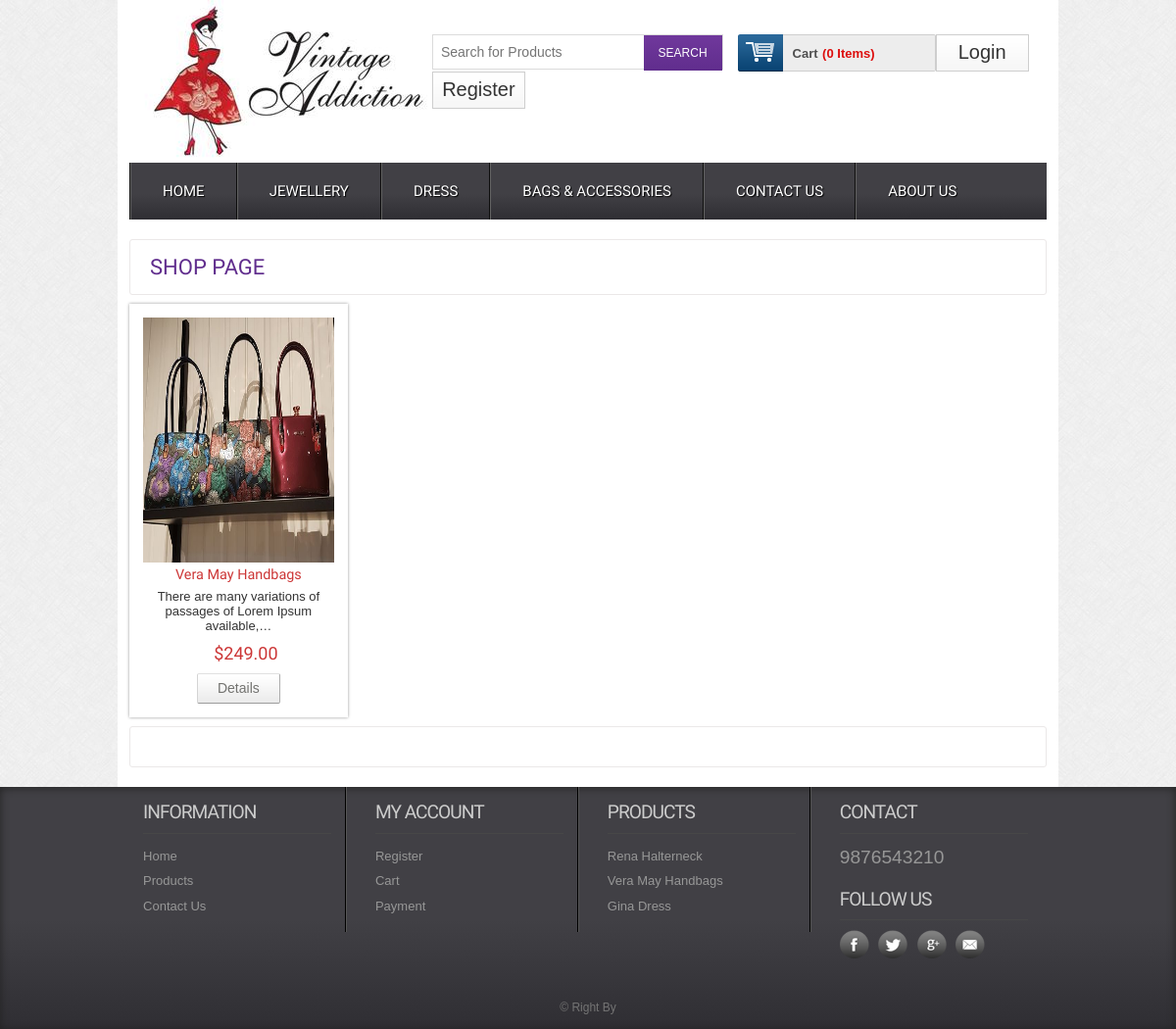
The app's page /get/category/3 with its own data.
### tables this page shows
CREATE TABLE IF NOT EXISTS `tbl_product` (
`product_id` int(11) NOT NULL,
  `product_title` varchar(255) NOT NULL,
  `product_short_description` text NOT NULL,
  `product_long_description` text NOT NULL,
  `product_image` varchar(255) NOT NULL,
  `product_price` int(11) NOT NULL,
  `product_quantity` int(11) NOT NULL,
  `product_feature` tinyint(4) NOT NULL,
  `product_category` int(11) NOT NULL,
  `product_brand` int(11) NOT NULL,
  `product_author` int(11) NOT NULL,
  `product_view` int(11) NOT NULL DEFAULT '0',
  `published_date` timestamp NOT NULL DEFAULT CURRENT_TIMESTAMP,
  `publication_status` tinyint(4) NOT NULL
);

### application/controllers/Web.php (called while the page is built, shortened)
<?php
class Web extends CI_Controller {
    public function category_post($id) {
        $data = array();
        $data['get_all_product'] = $this->web_model->get_all_product_by_cat($id);
        $this->load->view('web/inc/header');
        $this->load->view('web/pages/product', $data);
        $this->load->view('web/inc/footer');
    }
}

### index.php (called while the page is built, shortened)
<?php
require_once BASEPATH.'core/CodeIgniter.php';

### application/models/Web_Model.php (called while the page is built, shortened)
<?php
class Web_Model extends CI_Model {
    public function get_all_product_by_cat($id) {
        $this->db->select('*');
        $this->db->from('tbl_product');
        $this->db->join('tbl_category', 'tbl_category.id=tbl_product.product_category');
        $this->db->join('tbl_brand', 'tbl_brand.brand_id=tbl_product.product_brand');
        $this->db->order_by('tbl_product.product_id', 'DESC');
        $this->db->where('tbl_product.publication_status', 1);
        $this->db->where('tbl_category.id', $id);
        $info = $this->db->get();
        return $info->result();
    }
}

### application/views/web/pages/product.php (the view, shortened to what this page needs)
<div class="main">
    <div class="content">
        <div class="content_top">
            <div class="heading">
                <h3>Shop Page</h3>
            </div>
        </div>
        <?php
        $arr_chunk_product = array_chunk($get_all_product, 4);
        foreach ($arr_chunk_product as $chunk_products) {
            ?>
            <div class="section group">
                <?php foreach ($chunk_products as $single_products) { ?>
                    <div class="grid_1_of_4 images_1_of_4">
                        <a href="<?php echo base_url('single/'.$single_products->product_id);?>"><img style="width:250px;height:250px" src="<?php echo base_url('uploads/'.$single_products->product_image)?>" alt="" /></a>
                        <h2><?php echo $single_products->product_title ?></h2>
                        <p><?php echo word_limiter($single_products->product_short_description, 10) ?></p>
                        <p><span class="price">$<?php echo $this->cart->format_number($single_products->product_price) ?></span></p>
                        <div class="button"><span><a href="<?php echo base_url('single/'.$single_products->product_id);?>" class="details">Details</a></span></div>
                    </div>
                    <?php
                }
                ?>
            </div>
            <?php
        }
        ?>
        <div class="content_pagi">
        </div>
    </div>
</div>

### assets/web/css/style.css (style rules this page uses)
html,body,div,span,applet,object,iframe,h1,h2,h3,h4,h5,h6,p,blockquote,pre,a,abbr,acronym,address,big,cite,code,del,dfn,em,img,ins,kbd,q,s,samp,small,strike,strong,sub,sup,tt,var,b,u,i,dl,dt,dd,ol,nav ul,nav li,fieldset,form,label,legend,table,caption,tbody,tfoot,thead,tr,th,td,article,aside,canvas,details,embed,figure,figcaption,footer,header,hgroup,menu,nav,output,ruby,section,summary,time,mark,audio,video { margin:0;padding:0;border:0;font-size:100%;font:inherit;vertical-align:baseline; }
a { text-decoration:none; }
img { max-width:100%; }
body { font-family:Arial, Helvetica, sans-serif; background:url(../images/body_bg3.jpg); }
.section { clear: both; padding: 0px; margin: 0px; }
.group:before, .group:after { content:""; display:table; }
.group:after { clear:both; }
.group { zoom:1; }
.content { padding:20px 0; background:#FFF; }
.content h2 { font-size:23px; color:#6C6C6C; font-family: 'Monda', sans-serif; }
.content_top { padding:15px 20px; border:1px solid #EBE8E8; border-radius:3px; }
.heading { float:left; margin-right:10%; }
.heading h3 { font-family: 'Monda', sans-serif; font-size:22px; color:#602D8D; text-transform:uppercase; }
.grid_1_of_4 { display: block; float:left; margin: 1% 0 1% 1.6%; box-shadow: 0px 0px 3px rgb(150, 150, 150); }
.grid_1_of_4:first-child { margin-left: 0; }
.images_1_of_4 { width: 20.8%; padding:1.5%; text-align:center; position:relative; }
.images_1_of_4 img { max-width:100%; }
.images_1_of_4 h2 { color: #CC3636; font-family: 'Monda', sans-serif; font-size:0.9em; font-weight : normal; }
.images_1_of_4 p { font-size:0.8125em; padding:0.4em 0; color: #333; }
.images_1_of_4 p span.price { font-size:18px; font-family: 'Monda', sans-serif; color: #CC3636; margin-left:15px; }
.images_1_of_4 .button { float: left; line-height: 1.9em; margin-top: 0.3em; width: 100%; }
.images_1_of_4 .button a { padding:7px 20px; font-size:0.8em; }
.images_1_of_4 .button a { font-family: "Trebuchet MS",Arial,Helvetica,sans-serif; font-size: 14px; line-height: 15px; text-transform: none; color: #737370; text-decoration: none!important; background: url(../images/button-bg.png) repeat-x 0 0 #E8E8E8; display: inline-block; border-left: 1px solid #D4D4D4!important; border-right: 1px solid #ADADAD!important; border-top: 1px solid #E0E0E0!important; border-bottom: 1px solid #9C9C9C!important; cursor: pointer!important; margin: 0 2px; border-radius: 2px; -moz-border-radius: 2px; -webkit-border-radius: 2px; -webkit-transition: all 0.5s ease; -moz-transition: all 0.5s ease; -o-transition: all 0.5s ease; transition: all 0.5s ease; }

### application/views/web/pages/product.php (style rules this page uses)
.content_pagi { padding:20px;border: 1px solid #EBE8E8;border-radius: 3px; }

### records on screen
tbl_product: product_image (picture), product_title "Vera May Handbags", product_short_description "There are many variations of passages of Lorem Ipsum available,…", product_price "249.00"

### other values on screen
$this->cart->total_items() "0"
$result->$para "9876543210 © Right By"
